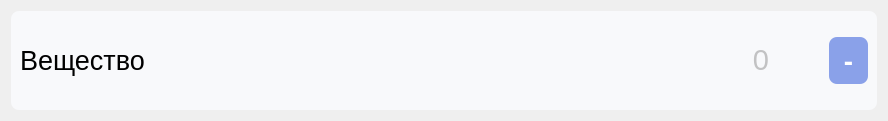
<?xml version="1.0" encoding="UTF-8"?>
<ui version="4.0">
 <class>substance_right</class>
 <widget class="QWidget" name="substance_right">
  <property name="geometry">
   <rect>
    <x>0</x>
    <y>0</y>
    <width>888</width>
    <height>121</height>
   </rect>
  </property>
  <property name="windowTitle">
   <string>Form</string>
  </property>
  <layout class="QHBoxLayout" name="horizontalLayout">
   <item>
    <widget class="QWidget" name="widget_8" native="true">
     <property name="styleSheet">
      <string notr="true">border-radius: 8px;
background-color:rgb(248, 249, 251);
color: rgb(140, 139, 139);
margin-bottom: 0px;
margin-top: 0px;
margin-left: 0px;
padding: 0;</string>
     </property>
     <layout class="QHBoxLayout" name="horizontalLayout_22" stretch="0,3,0,0">
      <item>
       <widget class="QLabel" name="name_sub">
        <property name="minimumSize">
         <size>
          <width>0</width>
          <height>0</height>
         </size>
        </property>
        <property name="maximumSize">
         <size>
          <width>16777215</width>
          <height>16777215</height>
         </size>
        </property>
        <property name="font">
         <font>
          <pointsize>20</pointsize>
         </font>
        </property>
        <property name="styleSheet">
         <string notr="true">background-color:rgb(248, 249, 251);
color: rgb(0, 0, 0);
margin-right: 0px;
</string>
        </property>
        <property name="inputMethodHints">
         <set>Qt::ImhNone</set>
        </property>
        <property name="text">
         <string>Вещество</string>
        </property>
        <property name="wordWrap">
         <bool>true</bool>
        </property>
       </widget>
      </item>
      <item>
       <widget class="QLineEdit" name="value_sub">
        <property name="minimumSize">
         <size>
          <width>0</width>
          <height>0</height>
         </size>
        </property>
        <property name="font">
         <font>
          <family>MS Shell Dlg 2</family>
          <pointsize>22</pointsize>
          <weight>50</weight>
          <italic>false</italic>
          <bold>false</bold>
          <strikeout>false</strikeout>
         </font>
        </property>
        <property name="styleSheet">
         <string notr="true">background-color:rgb(248, 249, 251);
color: rgb(140, 139, 139);
outline: 0px;
padding-left: 10px;
margin-left: 20px;
margin-right: 20px;
border-top-left-radius: 0px;
border-bottom-left-radius: 0px;
border: none;
</string>
        </property>
        <property name="alignment">
         <set>Qt::AlignRight|Qt::AlignTrailing|Qt::AlignVCenter</set>
        </property>
        <property name="placeholderText">
         <string>0</string>
        </property>
       </widget>
      </item>
      <item>
       <widget class="QLabel" name="dimension">
        <property name="font">
         <font>
          <pointsize>20</pointsize>
         </font>
        </property>
        <property name="styleSheet">
         <string notr="true">margin-left: 5px;
margin-right: 5px;</string>
        </property>
        <property name="text">
         <string/>
        </property>
       </widget>
      </item>
      <item>
       <widget class="QPushButton" name="clean_sub">
        <property name="font">
         <font>
          <family>Montserrat</family>
          <pointsize>20</pointsize>
          <weight>75</weight>
          <bold>true</bold>
         </font>
        </property>
        <property name="styleSheet">
         <string notr="true">QPushButton {
background-color:rgb(138, 161, 233);
color:rgb(255, 255, 255);
font-weight: 600;
border-radius: 8px;
padding: 5px 15px;
outline: 0px;
}
QPushButton:hover{
background-color: rgb(125, 143, 202);
}</string>
        </property>
        <property name="text">
         <string>-</string>
        </property>
       </widget>
      </item>
     </layout>
    </widget>
   </item>
  </layout>
 </widget>
 <resources/>
 <connections/>
</ui>
